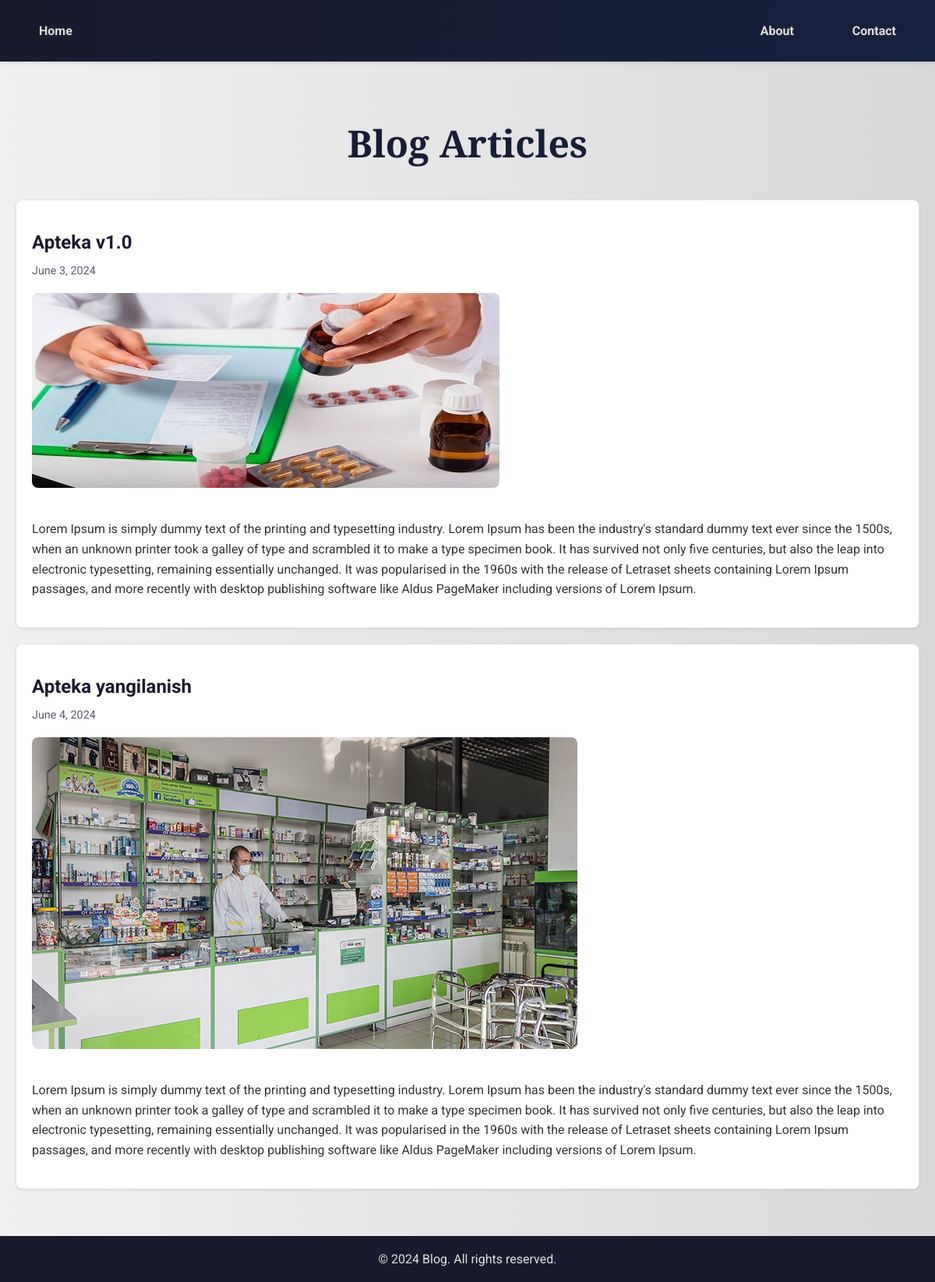
Screenshot of /apteka/ with the database file from the repository.
### apteka/models.py (models this page shows, shortened)
class Maqola(models.Model):
    title =models.CharField(max_length=50)
    date = models.DateField(auto_now=True)
    text = models.TextField()
    photo = models.FileField()

### apteka/views.py (the view)
# urls.py: 2. Add a URL to urlpatterns:  path('', views.home, name='home')
def home(request):
    data = {
        'blog': Maqola.objects.all()
    }
    return render(request, 'blog.html', data)

### templates/blog.html (shortened to what this page needs)
<!DOCTYPE html>
<html lang="en">
<head>
</head>
<body>
    <div class="navbar">
        <a href="/main/">Home</a>
        <div class="submenu">
            <a href="/about/">About</a>
            <a href="/contact/">Contact</a>
        </div>
    </div>
    <div class="container">
        <div class="title">
            <h1>Blog Articles</h1>
        </div>
        <div>
            {% for article in blog %}
            <div class="article">
                <h2>{{ article.title }}</h2>
                <p class="date">{{ article.date }}</p>
                <div>
                    <img src="{{ article.photo.url }}" alt="{{ article.title }}">
                </div>
                <p class="text">{{ article.text }}</p>
            </div>
            {% endfor %}
        </div>
    </div>
    <footer>
        © 2024 Blog. All rights reserved.
    </footer>
</body>
</html>

### templates/blog.html (style rules this page uses)
body { font-family: 'Roboto', sans-serif; margin: 0; padding: 0; background: linear-gradient(to right, #f0f0f0, #d9d9d9); color: #333; display: flex; flex-direction: column; min-height: 100vh; }
.navbar { display: flex; justify-content: space-between; align-items: center; background: linear-gradient(90deg, #1a1a2e, #16213e); padding: 20px; box-shadow: 0 2px 4px rgba(0, 0, 0, 0.1); }
.navbar a { color: #e0e0e0; text-decoration: none; padding: 10px 20px; margin: 0 10px; font-weight: bold; transition: color 0.3s; }
.submenu { display: flex; gap: 15px; }
.container { flex: 1; max-width: 1200px; margin: 40px auto; padding: 0 20px; }
.title { text-align: center; margin-bottom: 40px; animation: fadeIn 2s ease-in-out; }
.title h1 { font-family: 'Playfair Display', serif; font-size: 3em; color: #1a1a2e; background: linear-gradient(to right, #1a1a2e, #16213e); -webkit-background-clip: text; -webkit-text-fill-color: transparent; }
.article { background-color: #fff; border: 1px solid #e1e4e8; border-radius: 8px; padding: 20px; margin-bottom: 20px; box-shadow: 0 1px 3px rgba(0, 0, 0, 0.1); transition: transform 0.2s, box-shadow 0.2s; }
.article h2 { color: #1a1a2e; margin-bottom: 10px; }
.article p.date { color: #586069; font-size: 0.9em; margin-bottom: 20px; }
.article img { max-width: 100%; height: auto; border-radius: 8px; margin-bottom: 20px; }
.article p.text { line-height: 1.6; }
footer { text-align: center; padding: 20px; background-color: #1a1a2e; color: #e0e0e0; transition: background-color 0.3s, color 0.3s; }

### rows the page displays
Maqola: title "Apteka v1.0", date "June 3, 2024", photo (picture), text "Lorem Ipsum is simply dummy text of the printing and typesetting industry. Lorem Ipsum has been the industry's standard dummy text ever since the 1500s, when an unknown printer took a galley of type and scrambled it to make a type specimen book. It has survived not only five centuries, but also the leap into electronic typesetting, remaining essentially unchanged. It was popularised in the 1960s with the release of Letraset sheets containing Lorem Ipsum passages, and more recently with desktop publishing software like Aldus PageMaker including versions of Lorem Ipsum."
Maqola: title "Apteka yangilanish", date "June 4, 2024", photo (picture), text "Lorem Ipsum is simply dummy text of the printing and typesetting industry. Lorem Ipsum has been the industry's standard dummy text ever since the 1500s, when an unknown printer took a galley of type and scrambled it to make a type specimen book. It has survived not only five centuries, but also the leap into electronic typesetting, remaining essentially unchanged. It was popularised in the 1960s with the release of Letraset sheets containing Lorem Ipsum passages, and more recently with desktop publishing software like Aldus PageMaker including versions of Lorem Ipsum."
